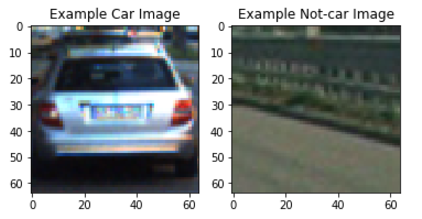
#> input picture assets/example.PNG, 422 x 219 px
$ python -i vehicle_detection_helper.py   (imports and definitions only)   (older library calls are emulated)
#> lines starting #> are read from the running program, lines starting #| are printed output that depends on the picture
import matplotlib.image as mpimg
import numpy as np
import cv2
from skimage.feature import hog


# Plotting 10 cars and 10 notcars images with corresponding predictions
# [22 lines left out: function plot_images, not called in this run]


######################## HOG Features ##############################################################
# Define a function to return HOG features and visualization
def get_hog_features(img, orient, pix_per_cell, cell_per_block,
                        vis=False, feature_vec=True):
    # Call with two outputs if vis==True
    if vis == True:
        features, hog_image = hog(img, orientations=orient,
                                  pixels_per_cell=(pix_per_cell, pix_per_cell),
                                  cells_per_block=(cell_per_block, cell_per_block),
                                  transform_sqrt=True,
                                  visualise=vis, feature_vector=feature_vec)
        return features, hog_image
    # Otherwise call with one output
    else:
        features = hog(img, orientations=orient,
                       pixels_per_cell=(pix_per_cell, pix_per_cell),
                       cells_per_block=(cell_per_block, cell_per_block),
                       transform_sqrt=True,
                       visualise=vis, feature_vector=feature_vec)
        return features

######################## Spacial Features ##############################################################
# Define a function to compute binned color features
def bin_spatial(img, size=(32, 32)):
    # Use cv2.resize().ravel() to create the feature vector
    features = cv2.resize(img, size).ravel()
    # Return the feature vector
    return features

######################## Color Histograms Features ######################################################
# Define a function to compute color histogram features
# NEED TO CHANGE bins_range if reading .png files with mpimg!
def color_hist(img, nbins=32, bins_range=(0, 256)):
    # Compute the histogram of the color channels separately
    channel1_hist = np.histogram(img[:,:,0], bins=nbins, range=bins_range)
    channel2_hist = np.histogram(img[:,:,1], bins=nbins, range=bins_range)
    channel3_hist = np.histogram(img[:,:,2], bins=nbins, range=bins_range)
    # Concatenate the histograms into a single feature vector
    hist_features = np.concatenate((channel1_hist[0], channel2_hist[0], channel3_hist[0]))
    # Return the individual histograms, bin_centers and feature vector
    return hist_features

######################## Combined Features Extraction for training #######################################
# Define a function to extract features from a list of images
# Have this function call bin_spatial() and color_hist()
# [107 lines left out: functions extract_features, slide_window, draw_boxes, not called in this run]


######################## Features extraction for a sliding window image ##############################################################
# Define a function to extract features from a single image window
# This function is very similar to extract_features()
# just for a single image rather than list of images
def single_img_features(img, color_space='RGB', spatial_size=(32, 32),
                        hist_bins=32, orient=9,
                        pix_per_cell=8, cell_per_block=2, hog_channel=0,
                        spatial_feat=True, hist_feat=True, hog_feat=True):
    #1) Define an empty list to receive features
    img_features = []
    #2) Apply color conversion if other than 'RGB'
    if color_space != 'RGB':
        if color_space == 'HSV':
            feature_image = cv2.cvtColor(img, cv2.COLOR_RGB2HSV)
        elif color_space == 'LUV':
            feature_image = cv2.cvtColor(img, cv2.COLOR_RGB2LUV)
        elif color_space == 'HLS':
            feature_image = cv2.cvtColor(img, cv2.COLOR_RGB2HLS)
        elif color_space == 'YUV':
            feature_image = cv2.cvtColor(img, cv2.COLOR_RGB2YUV)
        elif color_space == 'YCrCb':
            feature_image = cv2.cvtColor(img, cv2.COLOR_RGB2YCrCb)
    else: feature_image = np.copy(img)
    #3) Compute spatial features if flag is set
    if spatial_feat == True:
        spatial_features = bin_spatial(feature_image, size=spatial_size)
        #4) Append features to list
        img_features.append(spatial_features)
    #5) Compute histogram features if flag is set
    if hist_feat == True:
        hist_features = color_hist(feature_image, nbins=hist_bins)
        #6) Append features to list
        img_features.append(hist_features)
    #7) Compute HOG features if flag is set
    if hog_feat == True:
        if hog_channel == 'ALL':
            hog_features = []
            for channel in range(feature_image.shape[2]):
                hog_features.extend(get_hog_features(feature_image[:,:,channel],
                                    orient, pix_per_cell, cell_per_block,
                                    vis=False, feature_vec=True))
        else:
            hog_features = get_hog_features(feature_image[:,:,hog_channel], orient,
                        pix_per_cell, cell_per_block, vis=False, feature_vec=True)
        #8) Append features to list
        img_features.append(hog_features)

    #9) Return concatenated array of features
    return np.concatenate(img_features)

######################## Search Windows ##############################################################
# Define a function you will pass an image
# and the list of windows to be searched (output of slide_windows())
# [64 lines left out: functions search_windows, add_heat, apply_threshold, draw_labeled_bboxes, not called in this run]

>>> import cv2
>>> picture = cv2.cvtColor(cv2.imread('assets/example.PNG'), cv2.COLOR_BGR2RGB)
>>> result = single_img_features(picture)
#> in bin_spatial, `features = cv2.resize(img, size).ravel()`: features = 3072 values, max 255 at index 0, min 7 at index 2233, mean 149.7
#> in single_img_features, `spatial_features = bin_spatial(feature_image, size=spatial_size)`: spatial_features has the same summary as features in bin_spatial
#> in color_hist, `hist_features = np.concatenate((channel1_hist[0], channel2_hist[0], ch..`: hist_features = 96 values, max 32512 at index 95, min 45 at index 64, mean 2888.1
#> in get_hog_features, `features = hog(img, orientations=orient, pixels_per_cell=(pix_per_cell..`:
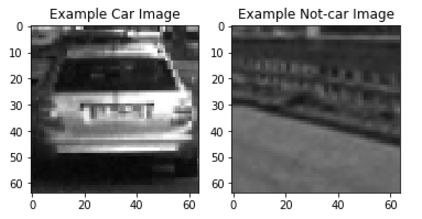
#> img: shape (219, 422); min 2, max 255, mean 142.6

$ run again, on assets/color_histogram.PNG
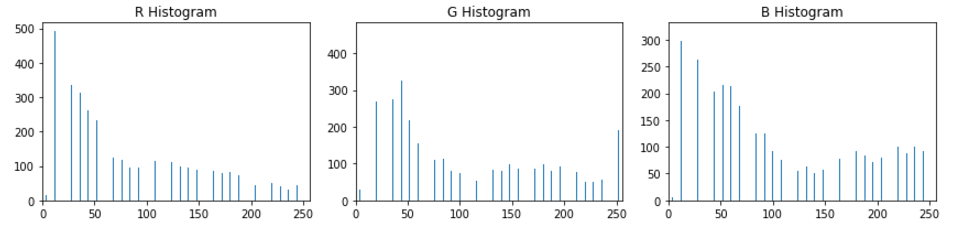
#> input picture assets/color_histogram.PNG, 959 x 230 px
#> features = 3072 values, max 255 at index 0, min 57 at index 147, mean 249.9
#> spatial_features has the same summary as features in bin_spatial
#> in color_hist, `hist_features = np.concatenate((channel1_hist[0], channel2_hist[0], ch..`: hist_features = 96 values, max 200518 at index 95, min 1 at index 1, mean 6892.8
#> in get_hog_features, `features = hog(img, orientations=orient, pixels_per_cell=(pix_per_cell..`:
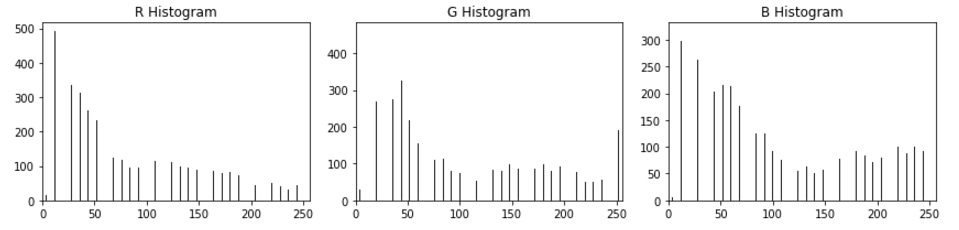
#> img: shape (230, 959); min 7, max 255, mean 245.1

$ run again, on assets/heatmap1.PNG
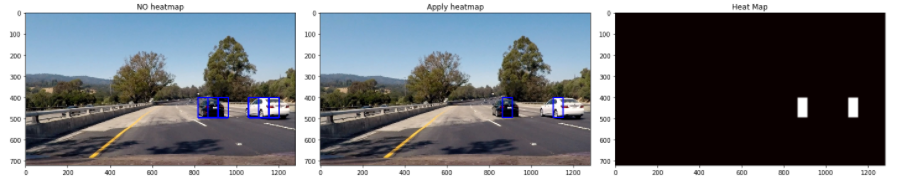
#> input picture assets/heatmap1.PNG, 900 x 181 px
#> features = 3072 values, max 255 at index 0, min 0 at index 259, mean 120.9
#> spatial_features has the same summary as features in bin_spatial
#> in color_hist, `hist_features = np.concatenate((channel1_hist[0], channel2_hist[0], ch..`: hist_features = 96 values, max 41115 at index 1, min 524 at index 61, mean 5090.6
#> in get_hog_features, `features = hog(img, orientations=orient, pixels_per_cell=(pix_per_cell..`:
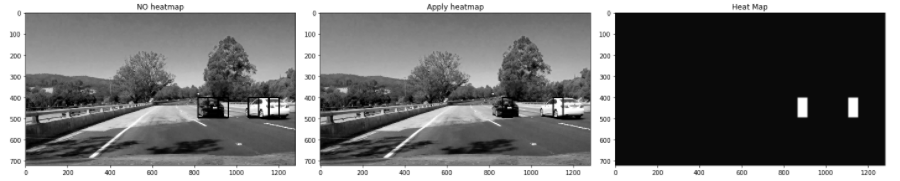
#> img: shape (181, 900); min 0, max 255, mean 117.9
